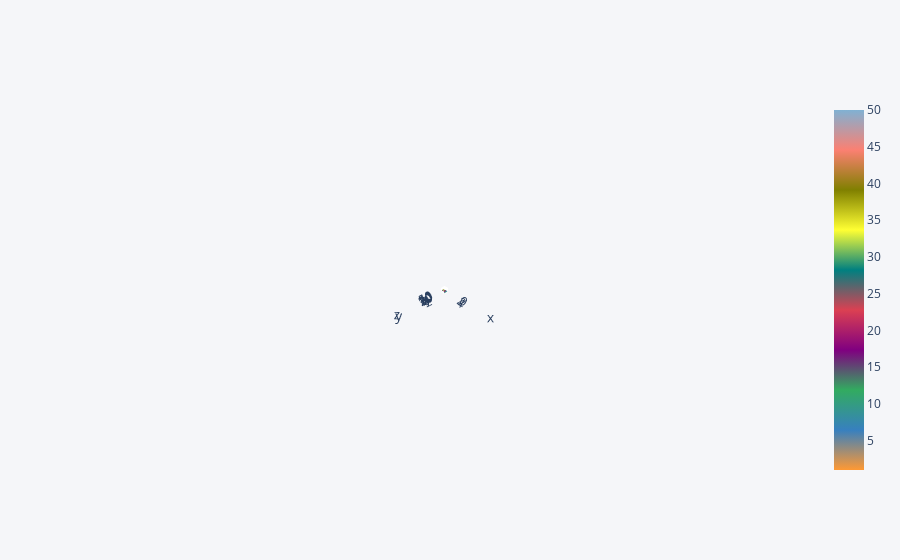

The code cell stored with this chart in its notebook:
### Code cell
df3.iplot(kind='surface')

### Figure 1 — Plotly figure (JSON) as saved in the notebook; plotly's stock layout.template omitted (floating-point values rounded to 4 significant figures)
{"data": [{"colorscale": [[0, "rgb(255, 153, 51)"], [0.1111, "rgb(55, 128, 191)"], [0.2222, "rgb(50, 171, 96)"], [0.3333, "rgb(128, 0, 128)"], [0.4444, "rgb(219, 64, 82)"], [0.5556, "rgb(0, 128, 128)"], [0.6667, "rgb(255, 255, 51)"], [0.7778, "rgb(128, 128, 0)"], [0.8889, "rgb(251, 128, 114)"], [1, "rgb(128, 177, 211)"]], "type": "surface", "x": [0, 1, 2, 3, 4], "y": ["x", "y", "z"], "z": [[1, 2, 3, 4, 5], [10, 20, 30, 40, 50], [5, 4, 3, 2, 1]]}], "layout": {"autosize": true, "legend": {"bgcolor": "#F5F6F9", "font": {"color": "#4D5663"}}, "paper_bgcolor": "#F5F6F9", "plot_bgcolor": "#F5F6F9", "scene": {"aspectmode": "auto", "aspectratio": {"x": 1, "y": 1, "z": 1}, "camera": {"center": {"x": 0, "y": 0, "z": 0}, "eye": {"x": 57.74, "y": 57.74, "z": 57.74}, "projection": {"type": "perspective"}, "up": {"x": 0, "y": 0, "z": 1}}}, "title": {"font": {"color": "#4D5663"}}, "xaxis": {"gridcolor": "#E1E5ED", "showgrid": true, "tickfont": {"color": "#4D5663"}, "title": {"font": {"color": "#4D5663"}, "text": ""}, "zerolinecolor": "#E1E5ED"}, "yaxis": {"gridcolor": "#E1E5ED", "showgrid": true, "tickfont": {"color": "#4D5663"}, "title": {"font": {"color": "#4D5663"}, "text": ""}, "zerolinecolor": "#E1E5ED"}}}
